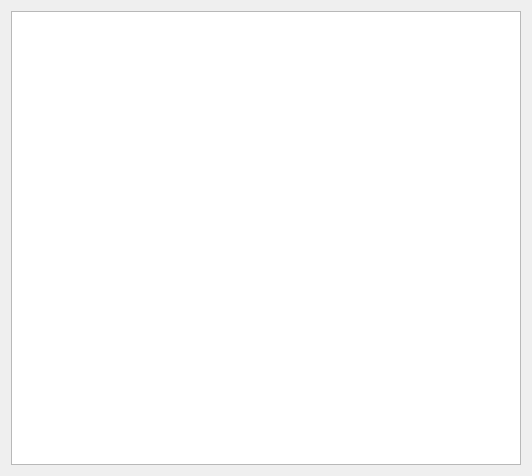
<ui version="4.0" >
 <class>BrowserDialog</class>
 <widget class="QDialog" name="BrowserDialog" >
  <property name="geometry" >
   <rect>
    <x>0</x>
    <y>0</y>
    <width>532</width>
    <height>476</height>
   </rect>
  </property>
  <property name="windowTitle" >
   <string>PyK Browser</string>
  </property>
  <layout class="QHBoxLayout" >
   <item>
    <widget class="browser" name="browser" />
   </item>
  </layout>
 </widget>
 <customwidgets>
  <customwidget>
   <class>browser</class>
   <extends>QTextBrowser</extends>
   <header>browser.h</header>
  </customwidget>
 </customwidgets>
 <resources/>
 <connections/>
</ui>
